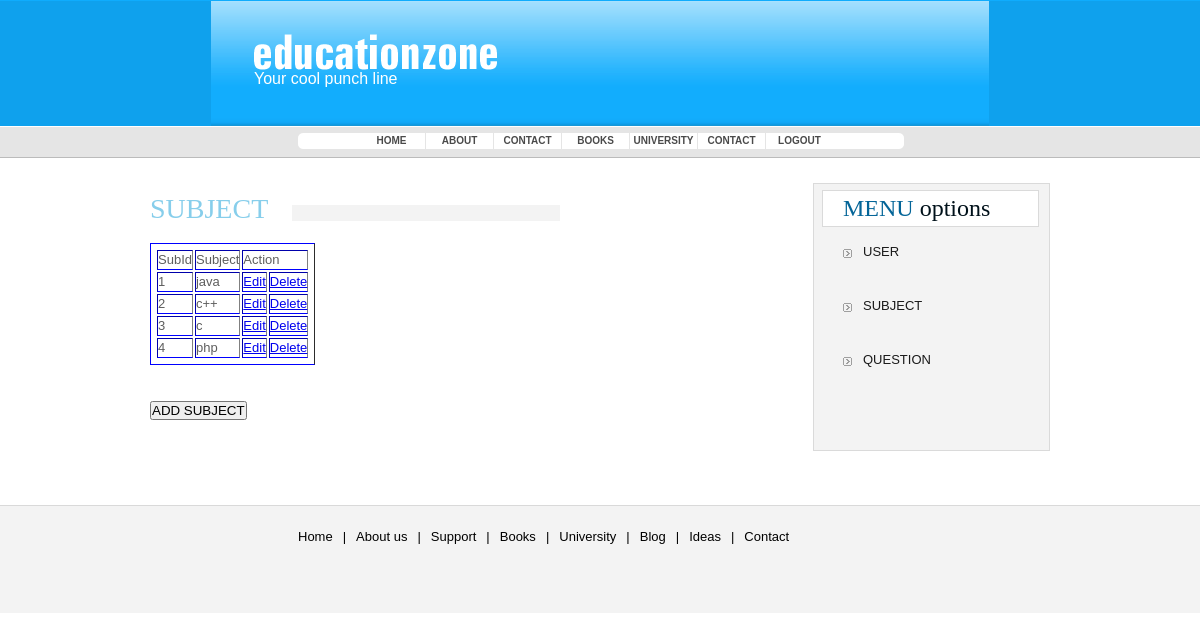
/admin/subject.php (signed in), run on the app's committed database.
### tables this page shows
CREATE TABLE IF NOT EXISTS `subject` (
  `subid` int(11) NOT NULL AUTO_INCREMENT,
  `sname` varchar(20) DEFAULT NULL,
  PRIMARY KEY (`subid`)
);

### admin/subject.php (the view, shortened to what this page needs)
<?php
   include 'top.php';
   if(isset($_SESSION['usr']))
   {
   $result=mysql_query("select * from `subject`");
 ?>
   <div id="bodyPan" style="border:0px solid black; overflow:auto;width:900px">
      <div id="bodyLeftPan" style="float:left width:400px">
       <div><h3 style="color:skyblue">SUBJECT</h3></div><br />
                <table border="1" >
                  <tr><td>SubId</td>
                  <td>Subject</td>
                  <td colspan="2">Action</td>
                </tr>
                   <?php
				    $id=1;
				    while($row=mysql_fetch_array($result))
				    {
				   ?>
			     <tr>
                    <td><?=$id?></td>
                    <td><?=$row['sname']?></td>
                    <td><a href="editsub.php?id=<?=$row['subid']?>">Edit</a></td>
                    <td><a href="process.php?suid=<?=$row['subid']?>">Delete</a></td>
                 </tr>
                 <?php
				     $id++;
					}
			     ?>
                </table><br /><br />
             <div sytle="float:right;border:1px solid black;margin-right:20px"><form action="regsub.php" method="post"><input type="submit" value="ADD SUBJECT" /></form></div><br /><br />
   	</div>
	<div id="bodyRightPan" style="float:right;padding-right:0px">
		<h2><span>MENU</span> options</h2>
		<ul>
			<li><a href="user.php">USER</a> </li><br /><br />
            <li><a href="subject.php">SUBJECT</a> </li><br /><br />
            <li><a href="question.php">QUESTION</a> </li><br /><br />
	</div>
</div>
<?php
   }
 include 'footer.php';
?>

### admin/style.css (style rules this page uses)
* { margin:0;padding:0 }
body { padding:0;margin:0;background:url(images/mainbg.gif) 0 0 repeat-x #fff;color:#5E5E5E;font:13px/18px Arial,Helvetica,sans-serif }
div, p, ul, h2, h3, img { padding:0;margin:0 }
ul { list-style-type:none }
#bodyPan { width:683px;position:relative;margin:0 auto;padding:25px 0 0 }
#bodyLeftPan { width:410px;float:left;padding:12px 36px 0 0 }
#bodyLeftPan table { border-bottom:1px solid blue;border-left:1px solid blue;border-top:1px solid blue;padding:4px }
#bodyLeftPan h3 { width:410px;height:30px;background:url(images/border2.gif) 100% 70% no-repeat #fff;color:#00111A;font:28px/28px Georgia, "Times New Roman", Times, serif }
#bodyRightPan { width:235px;float:left;border:1px solid #DADADA;background:#F3F3F3;color:#1A1A1A;padding:0 0 28px }
#bodyRightPan h2 { width:195px;height:35px;display:block;border:1px solid #DADADA;background:#fff;color:#00111A;font:24px/34px Georgia, "Times New Roman", Times, serif;margin:6px 8px 16px;padding:0 0 0 20px }
#bodyRightPan h2 span { background:#fff;color:#046598 }
#bodyRightPan ul { width:180px;margin:0 0 17px 29px }
#bodyRightPan ul li { width:180px;height:18px }
#bodyRightPan ul li a { width:160px;height:18px;display:block;background:url(images/button.gif) 0 6px no-repeat #F3F3F3;color:#1A1A1A;text-decoration:none;padding:0 0 0 20px }

### data on the page
subject: sname "java"
subject: sname "c++"
subject: sname "c"
subject: sname "php"
